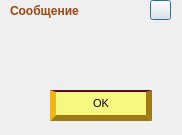
<?xml version="1.0" encoding="UTF-8"?>
<ui version="4.0">
 <class>dlg_mess_pin</class>
 <widget class="QDialog" name="dlg_mess_pin">
  <property name="geometry">
   <rect>
    <x>0</x>
    <y>0</y>
    <width>182</width>
    <height>135</height>
   </rect>
  </property>
  <property name="windowTitle">
   <string>Dialog</string>
  </property>
  <property name="styleSheet">
   <string notr="true">QDialog {
	font: bold;
    border-image: url(&quot;:/images/err.png&quot;) 0 0 0 0;
	}
</string>
  </property>
  <widget class="QLabel" name="label">
   <property name="geometry">
    <rect>
     <x>10</x>
     <y>50</y>
     <width>40</width>
     <height>40</height>
    </rect>
   </property>
   <property name="styleSheet">
    <string notr="true">QLabel
{
 border-image: url(&quot;:/images/info.png&quot;) 0 0 0 0;
}</string>
   </property>
   <property name="text">
    <string/>
   </property>
  </widget>
  <widget class="QPushButton" name="btnClose">
   <property name="geometry">
    <rect>
     <x>150</x>
     <y>0</y>
     <width>21</width>
     <height>20</height>
    </rect>
   </property>
   <property name="styleSheet">
    <string notr="true">QPushButton {
     background:url(&quot;:/images/close.png&quot;);
  }

 QPushButton:hover {
 background-image:url(&quot;:/images/close1.png&quot;);
}
</string>
   </property>
   <property name="text">
    <string/>
   </property>
  </widget>
  <widget class="QPushButton" name="btnOk">
   <property name="geometry">
    <rect>
     <x>50</x>
     <y>90</y>
     <width>102</width>
     <height>31</height>
    </rect>
   </property>
   <property name="font">
    <font>
     <pointsize>8</pointsize>
    </font>
   </property>
   <property name="styleSheet">
    <string notr="true">QPushButton {
     background-color: rgb(248, 248, 128);

    border-top: 2px solid rgb(100, 2, 24);
  border-right: 6px outset rgb(159, 122, 16);
  border-bottom: 6px outset rgb(159, 122, 16);
  border-left: 6px outset rgb(159, 122, 16);

 }

 QPushButton:hover {
background-color: rgb(248, 238, 0);
  border-right: 6px outset rgb(200, 122, 16);
  border-bottom: 6px outset rgb(200, 122, 16);
  border-left: 6px outset rgb(200, 122, 16);
}


</string>
   </property>
   <property name="text">
    <string>ОK</string>
   </property>
  </widget>
  <widget class="QLabel" name="label_2">
   <property name="geometry">
    <rect>
     <x>10</x>
     <y>0</y>
     <width>171</width>
     <height>21</height>
    </rect>
   </property>
   <property name="sizePolicy">
    <sizepolicy hsizetype="Preferred" vsizetype="Preferred">
     <horstretch>2</horstretch>
     <verstretch>0</verstretch>
    </sizepolicy>
   </property>
   <property name="font">
    <font>
     <pointsize>9</pointsize>
     <weight>75</weight>
     <italic>false</italic>
     <bold>true</bold>
    </font>
   </property>
   <property name="styleSheet">
    <string notr="true">QLabel {
color: rgb(158, 70, 14);
}</string>
   </property>
   <property name="text">
    <string>Сообщение</string>
   </property>
   <property name="textFormat">
    <enum>Qt::AutoText</enum>
   </property>
  </widget>
 </widget>
 <resources/>
 <connections/>
</ui>
